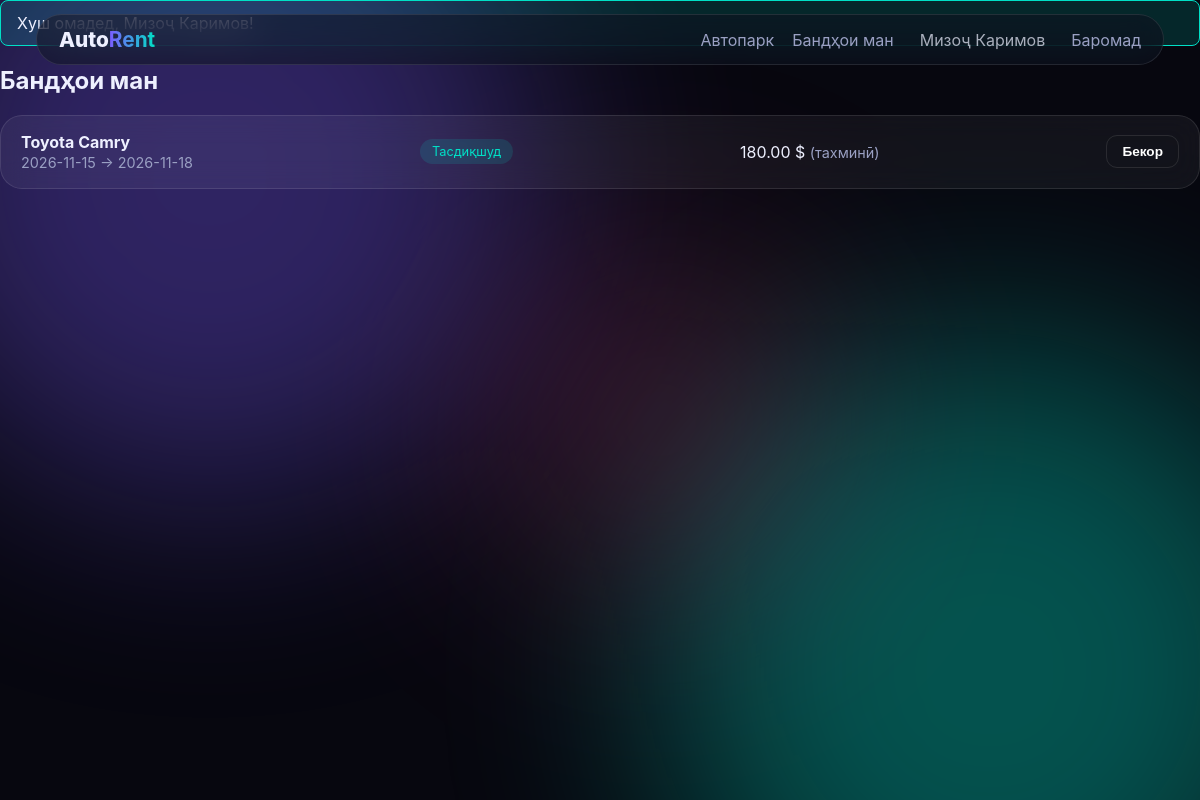
Page /my (signed in) on the committed database.
### tables this page shows
CREATE TABLE bookings (
  id INT AUTO_INCREMENT PRIMARY KEY,
  user_id INT NOT NULL,
  car_id INT NOT NULL,
  date_start DATE NOT NULL,
  date_end DATE NOT NULL,
  total_est DECIMAL(10,2) NOT NULL,
  status ENUM('pending','approved','rejected','issued','returned','cancelled') NOT NULL DEFAULT 'pending',
  created_at TIMESTAMP DEFAULT CURRENT_TIMESTAMP,
  FOREIGN KEY (user_id) REFERENCES users(id),
  FOREIGN KEY (car_id) REFERENCES cars(id),
  INDEX idx_car_dates (car_id, date_start, date_end)
);

CREATE TABLE cars (
  id INT AUTO_INCREMENT PRIMARY KEY,
  brand VARCHAR(50) NOT NULL,
  model VARCHAR(50) NOT NULL,
  year YEAR NOT NULL,
  image VARCHAR(255),
  price_day DECIMAL(10,2) NOT NULL,
  tariff_id INT NOT NULL,
  odometer INT NOT NULL DEFAULT 0,
  status ENUM('active','inactive') NOT NULL DEFAULT 'active',
  FOREIGN KEY (tariff_id) REFERENCES tariffs(id)
);

### src/Core/View.php (called while the page is built, shortened)
<?php
final class View
{
    private string $basePath;
    public function __construct(string $basePath)
    {
        $this->basePath = rtrim($basePath, '/');
    }
    public function render(string $template, array $data = []): string
    {
        extract($data, EXTR_SKIP);
        $file = $this->basePath . '/' . $template . '.php';
        require $file;
        return (string) ob_get_clean();
    }
    public function renderLayout(string $contentTemplate, array $data = [], string $layout = 'layouts/main'): string
    {
        $data['content'] = $this->render($contentTemplate, $data);
        return $this->render($layout, $data);
    }
}

### src/Controllers/BookingController.php (called while the page is built, shortened)
<?php
final class BookingController extends BaseController
{
    private BookingRepository $bookings;
    public function __construct()
    {
        $this->bookings = new BookingRepository();
    }
    public function my(): void
    {
        $rows = $this->bookings->forUser((int) current_user()['id']);
        $this->render('bookings/my', [
            'title' => 'Бандҳои ман',
            'rows'  => $rows,
        ]);
    }
}

### public/index.php (called while the page is built, shortened)
<?php
require BASE_PATH . '/src/Core/helpers.php';
spl_autoload_register(function (string $class): void {
    $prefix = 'App\\';
    $relative = str_replace('\\', '/', substr($class, strlen($prefix)));
    $file = BASE_PATH . '/src/' . $relative . '.php';
});
$router = new Router();
$router->get('/', [HomeController::class, 'index']);
$router->get('/login', [AuthController::class, 'loginForm']);
$router->post('/login', [AuthController::class, 'login']);
$router->get('/register', [AuthController::class, 'registerForm']);
$router->post('/register', [AuthController::class, 'register']);
$router->get('/logout', [AuthController::class, 'logout']);
$router->get('/cars', [CarController::class, 'index']);
$router->get('/cars/create', [CarController::class, 'create']);
$router->post('/cars/create', [CarController::class, 'store']);
$router->get('/cars/{id}', [CarController::class, 'show']);
$router->get('/cars/{id}/edit', [CarController::class, 'edit']);
$router->post('/cars/{id}/edit', [CarController::class, 'update']);
$router->post('/cars/{id}/delete', [CarController::class, 'delete']);
$router->get('/book/{carId}', [BookingController::class, 'createForm']);
$router->post('/book/{carId}', [BookingController::class, 'store']);
$router->get('/my', [BookingController::class, 'my']);
$router->post('/my/cancel', [BookingController::class, 'cancel']);
$router->get('/manager', [ManagerController::class, 'index']);
$router->post('/manager/action', [ManagerController::class, 'action']);
$router->get('/reports/income', [ReportController::class, 'income']);
$router->dispatch($_SERVER['REQUEST_METHOD'], $_SERVER['REQUEST_URI'] ?? '/');

### src/Core/Database.php (called while the page is built, shortened)
<?php
final class Database
{
    private static ?PDO $pdo = null;
    private static array $config = [];
    public static function configure(array $config): void
    {
        self::$config = $config;
    }
    public static function connection(): PDO
    {
        if (self::$pdo === null) {
            $c = self::$config;
            $dsn = sprintf(
                'mysql:host=%s;port=%d;dbname=%s;charset=utf8mb4',
                $c['host'],
                $c['port'],
                $c['name']
            );
            self::$pdo = new PDO($dsn, $c['user'], $c['pass'], [
                PDO::ATTR_ERRMODE            => PDO::ERRMODE_EXCEPTION,
                PDO::ATTR_DEFAULT_FETCH_MODE => PDO::FETCH_ASSOC,
                PDO::ATTR_EMULATE_PREPARES   => false,
            ]);
        }
        return self::$pdo;
    }
}

### src/Core/helpers.php (called while the page is built, shortened)
<?php
function e(?string $s): string
{
    return htmlspecialchars((string) $s, ENT_QUOTES | ENT_SUBSTITUTE, 'UTF-8');
}
function money($n): string
{
    return number_format((float) $n, 2, '.', ' ') . ' $';
}
function current_user(): ?array
{
    return $_SESSION['user'] ?? null;
}

### src/Repositories/BookingRepository.php (called while the page is built, shortened)
<?php
final class BookingRepository
{
    private PDO $db;
    public function __construct(?PDO $db = null)
    {
        $this->db = $db ?? Database::connection();
    }
    public function forUser(int $userId): array
    {
        $sql = '
            SELECT b.*, c.brand, c.model, r.total, r.km_driven
            FROM bookings b
            JOIN cars c ON c.id = b.car_id
            LEFT JOIN rentals r ON r.booking_id = b.id
            WHERE b.user_id = :uid
            ORDER BY b.id DESC
        ';
        $stmt = $this->db->prepare($sql);
        $stmt->execute([':uid' => $userId]);
        return $stmt->fetchAll();
    }
}

### views/bookings/my.php (the view, shortened to what this page needs)
<?php
$L = [
  'pending'   => 'Интизор',
  'approved'  => 'Тасдиқшуд',
  'rejected'  => 'Рад шуд',
  'issued'    => 'Дар иҷора',
  'returned'  => 'Баргардонида шуд',
  'cancelled' => 'Бекор',
];
?>
<h2 class="reveal">Бандҳои ман</h2>
<div class="list">
<?php foreach ($rows as $b): ?>
  <div class="item reveal">
    <div>
      <b><?= e($b['brand'] . ' ' . $b['model']) ?></b><br>
      <span class="muted"><?= e($b['date_start']) ?> → <?= e($b['date_end']) ?></span>
    </div>
    <span class="st <?= e($b['status']) ?>"><?= e($L[$b['status']] ?? $b['status']) ?></span>
    <div>
      <?php if ($b['total'] !== null): ?>
        <b><?= money($b['total']) ?></b><br><small class="muted"><?= (int)$b['km_driven'] ?> км</small>
      <?php else: ?>
        <?= money($b['total_est']) ?> <small class="muted">(тахминӣ)</small>
      <?php endif; ?>
    </div>
    <?php if (in_array($b['status'], ['pending', 'approved'], true)): ?>
      <form method="post" action="/my/cancel">
        <button class="btn sm ghost" type="submit">Бекор</button>
      </form>
    <?php endif; ?>
  </div>
<?php endforeach; ?>
</div>

### public/assets/style.css (style rules this page uses)
:root { --bg:#07070f;--card:rgba(255,255,255,.05);--bd:rgba(255,255,255,.1);--tx:#eef0ff;--mu:#9aa0c3;--a:#7c5cff;--b:#00e0c6;--r:22px }
* { box-sizing:border-box }
html { scroll-behavior:smooth }
body { margin:0;background:var(--bg);color:var(--tx);font-family:Inter,system-ui,Segoe UI,Arial,sans-serif;min-height:100vh;overflow-x:hidden }
.btn { display:inline-block;border:0;cursor:pointer;padding:12px 22px;border-radius:14px;color:#fff;font-weight:600;font-size:.95rem;background:linear-gradient(120deg,var(--a),#5b8cff 50%,var(--b));background-size:200%;transition:.35s;box-shadow:0 8px 24px #7c5cff44 }
.btn.sm { padding:8px 15px;font-size:.85rem;border-radius:11px }
.btn.ghost { background:transparent;border:1px solid var(--bd);box-shadow:none }
.search,.panel,.item,.card,.stats>div { background:var(--card);border:1px solid var(--bd);backdrop-filter:blur(14px);border-radius:var(--r) }
small { font-weight:400 }
.muted { color:var(--mu);font-size:.9rem }
.list { display:flex;flex-direction:column;gap:12px }
.item { display:flex;justify-content:space-between;align-items:center;gap:16px;padding:16px 20px;flex-wrap:wrap;transition:.25s }
.st { padding:5px 12px;border-radius:99px;font-size:.8rem;background:#fff1 }
.st.approved,.st.returned { background:#00e0c622;color:var(--b) }
.reveal { opacity:0;transform:translateY(34px);transition:opacity .8s,transform .8s cubic-bezier(.2,.8,.2,1) }
.reveal.in { opacity:1;transform:none }

### rows in the picture
bookings: car.model "Toyota Camry", date_start "2026-11-15", date_end "2026-11-18", status "Тасдиқшуд", total_est "180.00 $"

### other values in the picture
$user['full_name'] "Мизоҷ Каримов"
$flash "Хуш омадед, Мизоҷ Каримов!"
